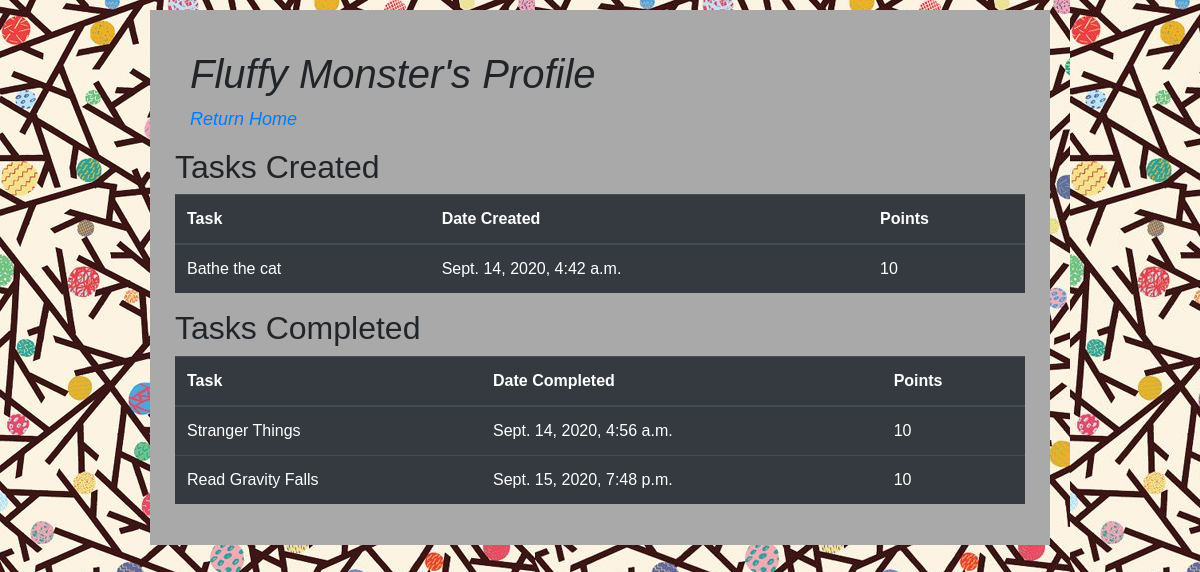
/profile/5, run on the app's committed database.
### task_app/models.py (models this page shows)
class User(models.Model):
    first_name = models.CharField(max_length=100)
    last_name = models.CharField(max_length=100)
    email = models.CharField(max_length=100)
    password = models.CharField(max_length=100)
    created_at = models.DateTimeField(auto_now_add=True)
    updated_at = models.DateTimeField(auto_now=True)
    objects = UserManager()

class Task(models.Model):
    title = models.CharField(max_length=255)
    description = models.CharField(max_length=255)
    points = models.IntegerField()
    creator = models.ForeignKey(User, related_name="created_tasks", on_delete=models.CASCADE)
    completed_by = models.ManyToManyField(User, related_name="completed_tasks")
    likes = models.ManyToManyField(User, related_name="likes")
    created_at = models.DateTimeField(auto_now_add=True)
    updated_at = models.DateTimeField(auto_now=True)
    objects = TaskManager()

### task_app/views.py (the view)
# urls.py: path('profile/<int:id>', views.profile),
def profile(request, id):
    context = {
        'one_user': User.objects.get(id=id)
    }
    return render(request, 'profile.html', context)

### task_app/templates/profile.html (shortened to what this page needs)
<!DOCTYPE html>
<html lang="en">
<head>
    <link rel="stylesheet" href="https://stackpath.bootstrapcdn.com/bootstrap/4.5.2/css/bootstrap.min.css">
    {% load static %}
    <link rel="stylesheet" href="{% static 'style.css' %}">
</head>
<body>
    <div class="wrapper">
        <div class="header">
            <h1>{{one_user.first_name}} {{one_user.last_name}}'s Profile</h1>
            <a href="/tasks">Return Home</a>
        </div>
        <h2>Tasks Created</h2>
        <table class="table table-dark">
            <thead>
                <tr>
                    <th>Task</th>
                    <th>Date Created</th>
                    <th>Points</th>
                </tr>
            </thead>
            <tbody>
            {% for task in one_user.created_tasks.all %}
                <tr>
                    <td>{{ task.title }}</td>
                    <td>{{ task.created_at }}</td>
                    <td>{{ task.points }}</td>
                </tr>
            {% endfor %}
            </tbody>
        </table>
        <h2>Tasks Completed</h2>
        <table class="table table-dark">
            <thead>
                <tr>
                    <th>Task</th>
                    <th>Date Completed</th>
                    <th>Points</th>
                </tr>
            </thead>
            <tbody>
            {% for task in one_user.completed_tasks.all %}
                <tr>
                    <td>{{ task.title }}</td>
                    <td>{{ task.updated_at }}</td>
                    <td>{{ task.points }}</td>
                </tr>
            {% endfor %}
            </tbody>
        </table>
    </div>
</body>
</html>

### task_app/static/style.css (style rules this page uses)
* { font-family: 'Lucida Sans', 'Lucida Sans Regular', 'Lucida Grande', 'Lucida Sans Unicode', Geneva, Verdana, sans-serif; }
.wrapper { font-family: sans-serif; margin: 10px auto; width: 900px; padding: 25px; background-color: darkgray; }
.header { text-decoration-color: rgb(22, 22, 21); font-style: oblique; font-weight: 400; font-size: large; font: outline; font-stretch: expanded; padding: 15px; background-color: darkgray; }
body { background-image: url("tree.png"); background-color: #45969a; }

### data on the page
User: first_name "Fluffy", last_name "Monster"
Task: title "Bathe the cat", created_at "Sept. 14, 2020, 4:42 a.m.", points "10"
Task: title "Stranger Things", updated_at "Sept. 14, 2020, 4:56 a.m.", points "10"
Task: title "Read Gravity Falls", updated_at "Sept. 15, 2020, 7:48 p.m.", points "10"
